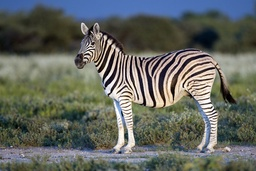
#> input picture HW3_adaptive_median_filter/1.jpg, 256 x 171 px, shrunk from 1024 x 683 before the run
$ python work3.py
#> lines starting #> are read from the running program, lines starting #| are printed output that depends on the picture
from PIL import Image, ImageDraw
import random

def getpixel(x,y,image,num = 3):
    pixelArray = []
    width, height = image.size
    for i in range(-(int(num/2)),int(num/2)+1):
        if y + i < 0 or y + i >= height:        #當超過圖片範圍則忽略
            continue
        for j in range(-(int(num/2)),int(num/2)+1):
            if x + j < 0 or x + j >= width :
                continue                        #當超過圖片範圍則忽略
            else:
                pixel = image.getpixel((x + j ,y + i))
                pixelArray.append(pixel)

    return(pixelArray)

def main():
    image = Image.open( '1.jpg' )
#> image is the input picture: PIL image 256x171 RGB; mean R, G, B 98.7, 102.5, 96
    # image.show()
    width, height = image.size
#> width = 256; height = 171

    GrayImage = Image.new( "L", (width,height) , (0))
#> GrayImage: PIL image 256x171 L; every value is 0
    draw = ImageDraw.Draw(GrayImage)

    for x in range(0, width):
        for y in range(0, height):
            Grayscale = (image.getpixel((x,y))[0]+image.getpixel((x,y))[1]+image.getpixel((x,y))[2])/3
            draw.point((x,y), fill=(int(Grayscale)))
    # GrayImage.show()
    GrayImage.save( "GrayImage.jpg" )
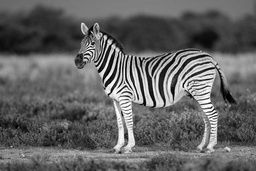
#> saved as GrayImage.jpg: PIL image 256x171 L; min 0, max 255, mean 98.7

    NoiseImage = Image.new( "L", (width,height) , (0))
    draw = ImageDraw.Draw(NoiseImage)

    for x in range(0, width):
        for y in range(0, height):
            ram = random.random()
            if ram <= 0.25: pixel = 0
            elif ram <= 0.5: pixel = 255
            else: pixel = GrayImage.getpixel((x,y))

            draw.point((x,y), fill=(int(pixel)))

    # NoiseImage.show()
    NoiseImage.save( "NoiseImage.jpg" )
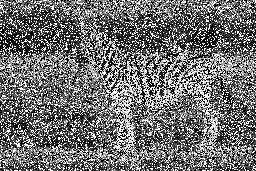
#> saved as NoiseImage.jpg: PIL image 256x171 L; min 0, max 255, mean 112.4

    MedianImage = Image.new( "L", (width,height) , (0))
    draw = ImageDraw.Draw(MedianImage)

    for x in range(0, width):
        for y in range(0, height):
            pixelArray = getpixel(x,y,NoiseImage,7)
            pixelArray.sort()
            med = pixelArray[int(len(pixelArray)/2) + 1]
            draw.point((x,y), fill=(med))

    # MedianImage.show()
    MedianImage.save( "MedianImage.jpg" )
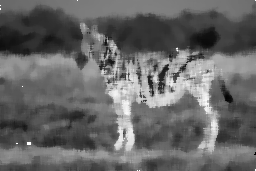
#> saved as MedianImage.jpg: PIL image 256x171 L; min 0, max 255, mean 102.4

    AdaptiveMedianImage = Image.new( "L", (width,height) , (0))
    draw = ImageDraw.Draw(AdaptiveMedianImage)

    for x in range(0, width):
        for y in range(0, height):
            for num in range(3,8,2):            #依序執行3, 5, 7
                pixelArray = getpixel(x,y,NoiseImage,num)
                pixelArray.sort()
                pixel_xy = NoiseImage.getpixel((x,y))

                pixel_min = pixelArray[0]
                pixel_med = pixelArray[int(len(pixelArray)/2) + 1]
                pixel_max = pixelArray[len(pixelArray) - 1]

                if pixel_min < pixel_med < pixel_max:
                    if pixel_min < pixel_xy < pixel_max:
                        draw.point((x,y), fill=(pixel_xy))    #(x,y)不是雜訊 直接輸出
                        break
                    else:
                        draw.point((x,y), fill=(pixel_med))   #(x,y)是雜訊 輸出med
                        break
                elif num == 7:
                    draw.point((x,y), fill=(pixel_xy))        #(x,y)位於黑白區域 直接輸出
                else: continue

    # AdaptiveMedianImage.show()
    AdaptiveMedianImage.save( "AdaptiveMedianImage.jpg" )
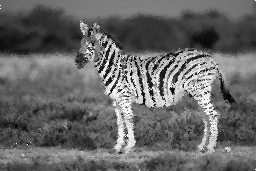
#> saved as AdaptiveMedianImage.jpg: PIL image 256x171 L; min 0, max 255, mean 102.8

if __name__ == '__main__':
    main()
